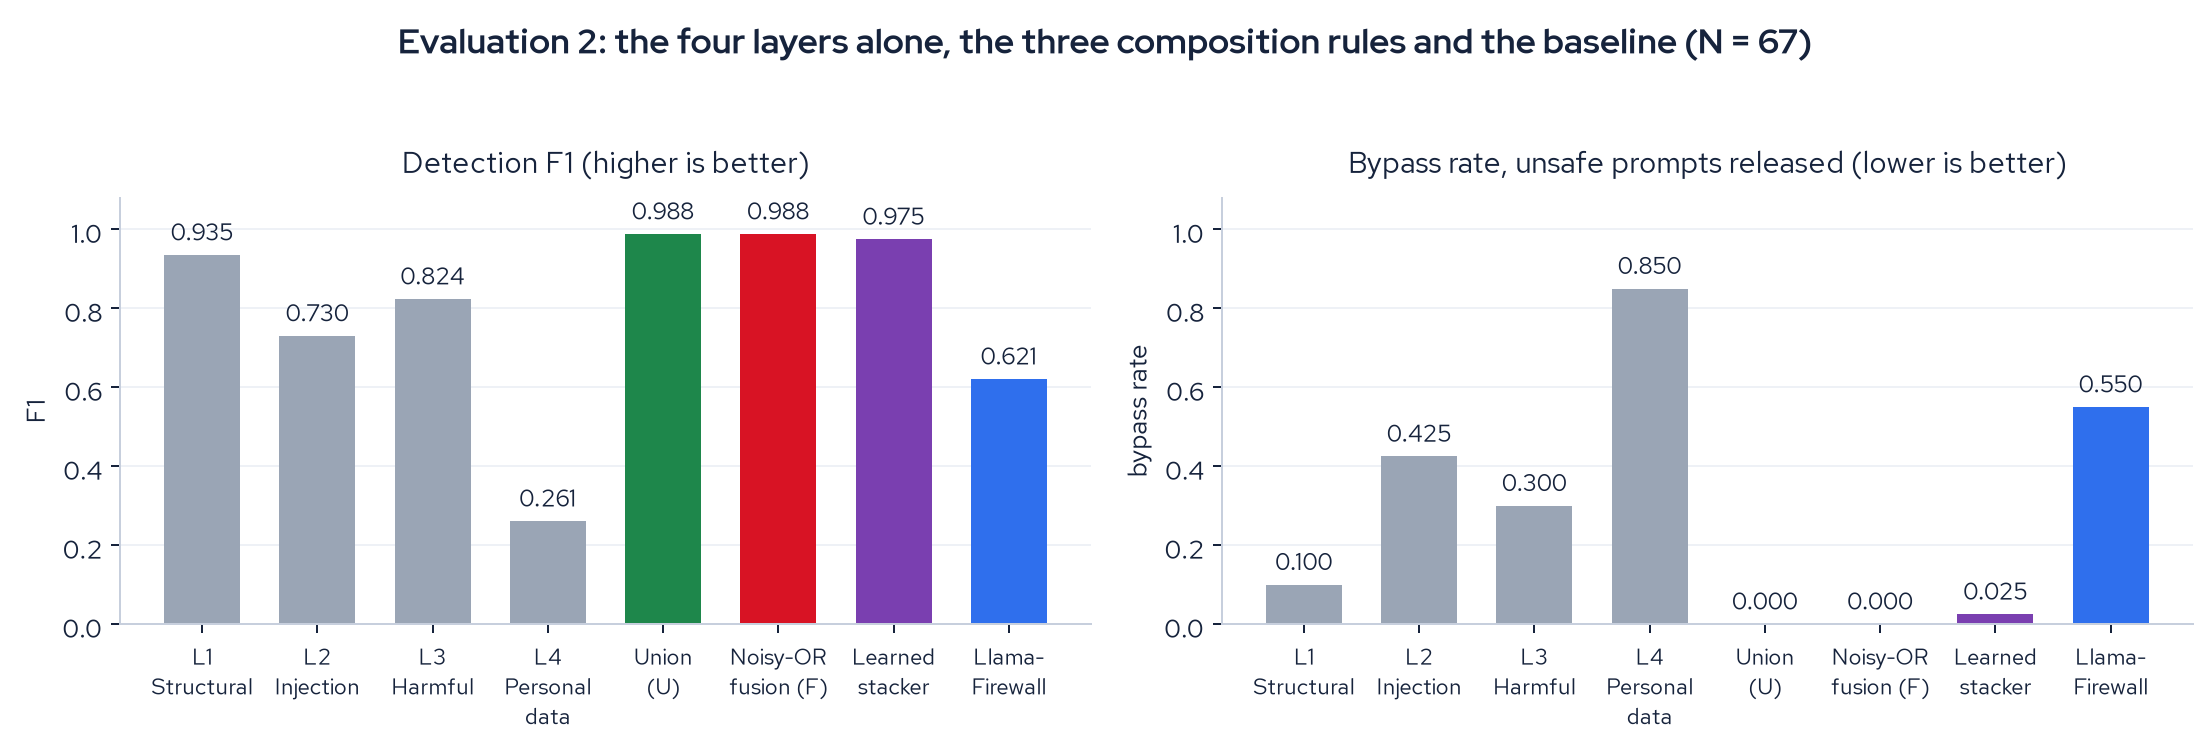

The Python source for this figure:
"""Interim Figure 2: all eight configurations on the 67 prompt pilot.

The four individual layers of Evaluation 1 set beside the three composition rules
and the external baseline of Evaluation 2. Values recomputed from eval/scores.json
and data/dashboard/compare.json.
Run:  eval/.venv/bin/python figures/fig_allconfigs.py
"""
import json, pathlib
import numpy as np
import matplotlib; matplotlib.use("Agg")
import matplotlib.pyplot as plt
from sklearn.model_selection import StratifiedKFold
from sklearn.linear_model import LogisticRegression
from sklearn.metrics import f1_score

ROOT = pathlib.Path(__file__).parent.parent
rows = json.loads((ROOT / "eval/scores.json").read_text())
X = np.array([[r["l1"], r["l2"], r["l3"], r["l4"]] for r in rows], float)
y = np.array([r["label"] for r in rows], int)
LEAK = 0.02

def m(yy, pred):
    tp=int(((pred==1)&(yy==1)).sum()); fp=int(((pred==1)&(yy==0)).sum())
    fn=int(((pred==0)&(yy==1)).sum())
    pr=tp/(tp+fp) if tp+fp else 0.0; rc=tp/(tp+fn) if tp+fn else 0.0
    return (2*pr*rc/(pr+rc) if pr+rc else 0.0), (fn/(tp+fn) if tp+fn else 0.0)
def best_t(risk, yy):
    return max(np.linspace(0.01,0.99,99), key=lambda t: f1_score(yy,(risk>=t).astype(int),zero_division=0))
noisy = lambda a: 1.0-(1.0-LEAK)*np.prod(1.0-np.clip(a,0,1),axis=1)
hard  = lambda a: np.clip(a,0,1).max(axis=1)

f1s, byps = [], []
for i in range(4):
    a,b = m(y,(X[:,i]>=0.5).astype(int)); f1s.append(a); byps.append(b)
skf = StratifiedKFold(n_splits=5, shuffle=True, random_state=0)
acc = {k: [] for k in ("U","F","S")}
for tr,te in skf.split(X,y):
    for k,fn in (("U",hard),("F",noisy)):
        t=best_t(fn(X[tr]),y[tr]); acc[k].append(m(y[te],(fn(X[te])>=t).astype(int)))
    lr=LogisticRegression(max_iter=1000).fit(X[tr],y[tr])
    t=best_t(lr.predict_proba(X[tr])[:,1],y[tr])
    acc["S"].append(m(y[te],(lr.predict_proba(X[te])[:,1]>=t).astype(int)))
for k in ("U","F","S"):
    f1s.append(float(np.mean([v[0] for v in acc[k]]))); byps.append(float(np.mean([v[1] for v in acc[k]])))
cmp = json.loads((ROOT/"data/dashboard/compare.json").read_text())
lab = {str(p["i"]): p["label"] for p in json.loads((ROOT/"services/dashboard/data/prompts.json").read_text())}
pred=np.array([1 if cmp[k]["lfw"]!="ALLOW" else 0 for k in cmp if k in lab])
truth=np.array([lab[k] for k in cmp if k in lab])
a,b = m(truth,pred); f1s.append(a); byps.append(b)

NAMES = ["L1\nStructural","L2\nInjection","L3\nHarmful","L4\nPersonal\ndata",
         "Union\n(U)","Noisy-OR\nfusion (F)","Learned\nstacker","Llama-\nFirewall"]
GREY,GREEN,RED,PURPLE,BLUE = "#9aa5b5","#1e874b","#d81324","#7a3fb0","#2f6fed"
COLS = [GREY]*4 + [GREEN, RED, PURPLE, BLUE]
INK="#16233c"
plt.rcParams.update({"font.family":"Red Hat Text","font.size":10.5,"text.color":INK,
                     "axes.labelcolor":INK,"xtick.color":INK,"ytick.color":INK,
                     "axes.edgecolor":"#c7cfdd","axes.spines.top":False,"axes.spines.right":False})
fig,(a1,a2)=plt.subplots(1,2,figsize=(12.4,4.0))
fig.suptitle("Evaluation 2: the four layers alone, the three composition rules and the baseline (N = 67)",
             fontsize=14, fontweight="bold", family="Red Hat Display", y=1.03)
for ax,vals,title,lab_ in ((a1,f1s,"Detection F1 (higher is better)","F1"),
                           (a2,byps,"Bypass rate, unsafe prompts released (lower is better)","bypass rate")):
    bars=ax.bar(NAMES,vals,color=COLS,width=0.66)
    ax.bar_label(bars,fmt="%.3f",padding=3,fontsize=9.5,color=INK)
    ax.set_ylim(0,1.08); ax.set_title(title,fontsize=12,pad=10); ax.set_ylabel(lab_)
    ax.grid(axis="y",color="#eef1f6"); ax.set_axisbelow(True)
    ax.tick_params(axis="x",labelsize=9)
fig.tight_layout()
out=ROOT/"figures/fig_allconfigs.png"
fig.savefig(out,dpi=180,bbox_inches="tight",facecolor="white")
print("wrote",out.name,"| F1",[round(v,3) for v in f1s])
